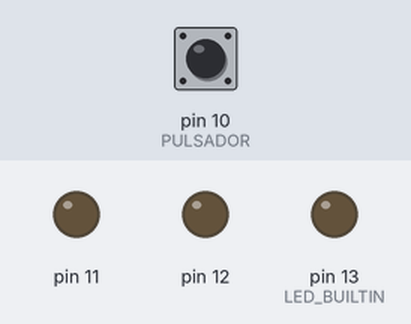
The sketch below on a simulated Arduino Uno, built with avr-gcc and run on an emulated ATmega328P. Parts: output pins drawn as LEDs (lit = HIGH). The inputs (shaded band) are chosen by the test bench; at power-on: pin 10 (PULSADOR) HIGH.

Above: at 1.8 s.
1.9 s: pin 10 (PULSADOR) pulled LOW for 0.6 s
At 2.4 s:
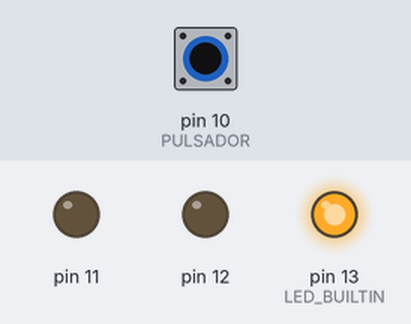
At 16.6 s:
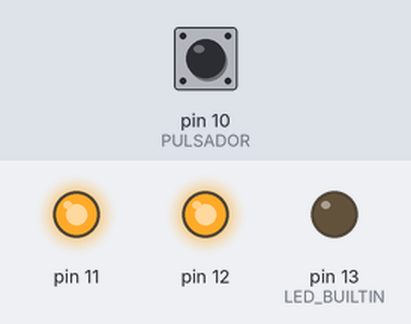
Timing chart, 0 to 17.5 s (numbered marks = the images above; inputs shaded):
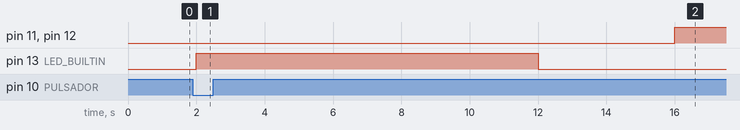

The sketch:

14._Entradas_e_sa_das_dixitais__II_.ino
```cpp
// C++ code
/*
A partir da montaxe da práctica anterior, co pulsador no pin 10,
modifica o programa para que cando o pulsador está premido,
todos os pins de saída envíen o sinal 'LOW'. Cando non está
premido, o programa fai o que estaba programado

Para realizar esta práctica terás que empregar o bloque
'IF-ELSE' (SI-ENTÓN condicional) e engadir unha condición
relativa ao pin 10 na casilla correspondente.

Pode ser que o pulsador non funcione correctamente todas as
veces. Se acontece así, non te preocupes e pregunta en clase
como se pode solucionar.
*/

// C++ code
//
#define PULSADOR 10
#define LED_INTEGRADO 13
#define LED 12
#define RELÉ 11

bool pulsador;

void setup()
{
  pinMode(LED_BUILTIN, OUTPUT);
  pinMode(12, OUTPUT);
  pinMode(11, OUTPUT);
  pinMode(PULSADOR, INPUT);
}

void loop()
{
  pulsador = digitalRead(10);

  if(!pulsador){
  	digitalWrite(LED_BUILTIN, HIGH);
  	delay(10000); // Wait for 10000 millisecond(s)//O led integrado se encende durante 10 segundos//
  	digitalWrite(LED_BUILTIN, LOW);
  	delay(4000); // Wait for 4000 millisecond(s)//O led integrado apagase e pasados 4 segundos acivanse os pins 11 e 12 para activar o led e o rele durante 10 segundos//
 	digitalWrite(12, HIGH);
 	digitalWrite(11, HIGH);
 	delay(10000); // Wait for 10000 millisecond(s)//Pasados os 10 segundos desactianse os pins 11 e 12//
  	digitalWrite(12, LOW);
  	digitalWrite(11, LOW);
  	delay(4000); // Wait for 4000 millisecond(s)//Ao desactivarse os pins e pasar 4 segundos, volve a repetirse o proceso//
  }

  /*Si el led del ARDUINO (13) esta en LOW desconectas los pines
  12 y 11 durante 5s)
 */
    else(pulsador); {
      digitalWrite(LED_BUILTIN, LOW);
      digitalWrite(12, LOW);
      digitalWrite(11, LOW);
      delay(500);
      }
    }
```

Measured:
- after the input at 1.9 s, pin 11, pin 12: LOW → HIGH after 14.1 s; pin 13 (LED_BUILTIN): LOW → HIGH after 0.10 s, → LOW 10.0 s later
